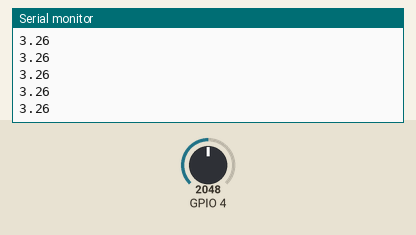
Simulated run of this sketch. Board: ESP32. Shown: the last lines printed to the serial monitor. The inputs (shaded band) are chosen by the test bench; at power-on: GPIO 4 = 2048 (analog values on the 0–4095 scale).

Above: at 1.2 s.
1.3 s: GPIO 4 set to 2866
At 1.31 s:
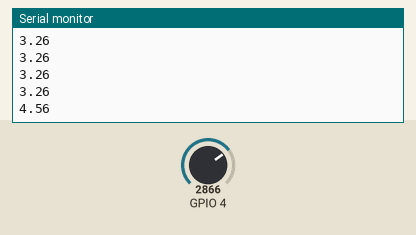
2.8 s: GPIO 4 set to 3603
At 2.81 s:
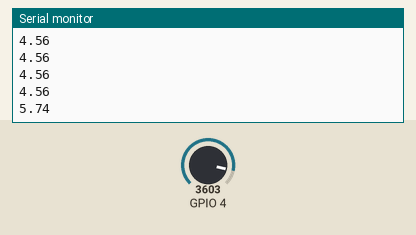
Timing chart, 0 to 5.8 s (numbered marks = the images above; inputs shaded):
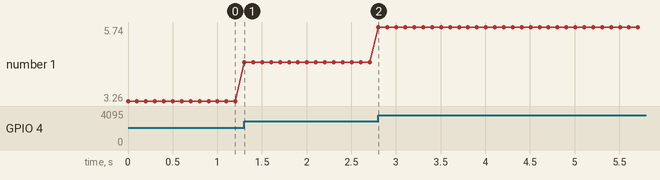

Measured:
- after the input at 1.3 s, the serial monitor: prints a new line at once (image 1)
- after the input at 2.8 s, the serial monitor: prints a new line at once (image 2)
- plotted number 1: 3.26 → 4.56 after the input at 1.3 s, 4.56 → 5.74 after the input at 2.8 s

The sketch:

AnalogRead.ino
```cpp
void setup() {
  // initialize serial communication at 115200 bits per second:
  Serial.begin(115200);

  //set the resolution to 12 bits (0-4096)
  analogReadResolution(12);
}

void loop() {
  // read the analog / millivolts value for pin 2:

  // int analogValue = analogRead(4);
  // int analogVolts = analogReadMilliVolts(4);
  float voltage = analogToRealVoltage(analogReadMilliVolts(4));
  Serial.println(voltage);

  // Serial.println(analogReadMilliVolts(4));

  // print out the values you read:
  // Serial.printf("ADC analog value = %d\n",analogValue);
  // Serial.printf("ADC millivolts value = %d\n",analogVolts);

  delay(100);  // delay in between reads for clear read from serial
}

float analogToRealVoltage(int avoltage) {
  float x = avoltage/1000.0;
  float resistor1 = 4200;
  float resistor2 = 4300;
  float voltage_divider = (resistor2 / (resistor1+resistor2));
  return x/(voltage_divider);
}
```
